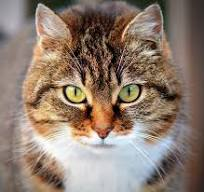
#> input picture Lab4/imgs/image.jpg, 204 x 192 px
$ python -i main.py   (imports and definitions only)
#> lines starting #> are read from the running program, lines starting #| are printed output that depends on the picture; after the words box and inside, x2 and y2 are one past the last pixel; in counts of white or black regions, pixels touching at a corner belong together
import numpy as np
import matplotlib.pyplot as plt
from skimage import io, color
from sklearn.cluster import KMeans
import cv2


# 1. Discretion
# [58 lines left out: functions generate_discrete_signal, discretion, quantize_image, quantization, not called in this run]


# 3. Binarization

def binarize_image(image_path):
#> called with image_path = 'imgs/image.jpg'
    img = cv2.imread(image_path, cv2.IMREAD_GRAYSCALE)
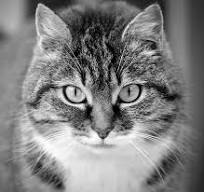
#> img: shape (192, 204); min 0, max 255, mean 128.7
    hist = cv2.calcHist([img], [0], None, [256], [0, 256])
#> hist = 256 values, max 361 at index 143, min 5 at index 252, mean 153
    thresh, _ = cv2.threshold(img, 0, 255, cv2.THRESH_BINARY + cv2.THRESH_OTSU)
#> thresh = 130
    binary = cv2.threshold(img, thresh, 255, cv2.THRESH_BINARY)[1]
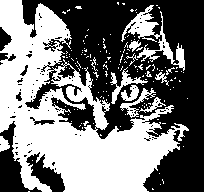
#> binary: shape (192, 204); 48% white; 154 white regions (142 under 20 px), largest, box (x1, y1, x2, y2) and area: (0, 0, 189, 192) 16083, (121, 5, 185, 71) 1115, (110, 67, 148, 104) 315

    return img, binary


# [9 lines left out: function binarization, not called in this run]

>>> result = binarize_image('imgs/image.jpg')
